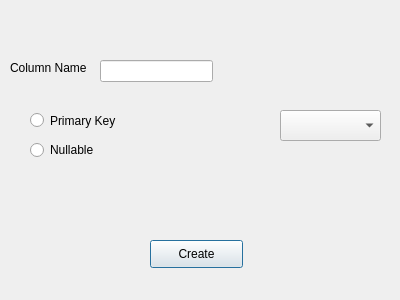
<?xml version="1.0" encoding="UTF-8"?>
<ui version="4.0">
 <class>CreateColumnForm</class>
 <widget class="QDialog" name="CreateColumnForm">
  <property name="geometry">
   <rect>
    <x>0</x>
    <y>0</y>
    <width>400</width>
    <height>300</height>
   </rect>
  </property>
  <property name="windowTitle">
   <string>Dialog</string>
  </property>
  <widget class="QComboBox" name="dataTypesComboBox">
   <property name="geometry">
    <rect>
     <x>280</x>
     <y>110</y>
     <width>101</width>
     <height>31</height>
    </rect>
   </property>
  </widget>
  <widget class="QPushButton" name="createColumnButton">
   <property name="geometry">
    <rect>
     <x>150</x>
     <y>240</y>
     <width>93</width>
     <height>28</height>
    </rect>
   </property>
   <property name="text">
    <string>Create</string>
   </property>
  </widget>
  <widget class="QLineEdit" name="columnName">
   <property name="geometry">
    <rect>
     <x>100</x>
     <y>60</y>
     <width>113</width>
     <height>22</height>
    </rect>
   </property>
  </widget>
  <widget class="QLabel" name="columnNameLabel">
   <property name="geometry">
    <rect>
     <x>10</x>
     <y>60</y>
     <width>81</width>
     <height>16</height>
    </rect>
   </property>
   <property name="text">
    <string>Column Name</string>
   </property>
  </widget>
  <widget class="QRadioButton" name="isPrimaryButton">
   <property name="geometry">
    <rect>
     <x>30</x>
     <y>110</y>
     <width>111</width>
     <height>21</height>
    </rect>
   </property>
   <property name="text">
    <string>Primary Key</string>
   </property>
  </widget>
  <widget class="QRadioButton" name="isNullableButton">
   <property name="geometry">
    <rect>
     <x>30</x>
     <y>140</y>
     <width>95</width>
     <height>20</height>
    </rect>
   </property>
   <property name="text">
    <string>Nullable</string>
   </property>
  </widget>
 </widget>
 <resources/>
 <connections/>
</ui>
